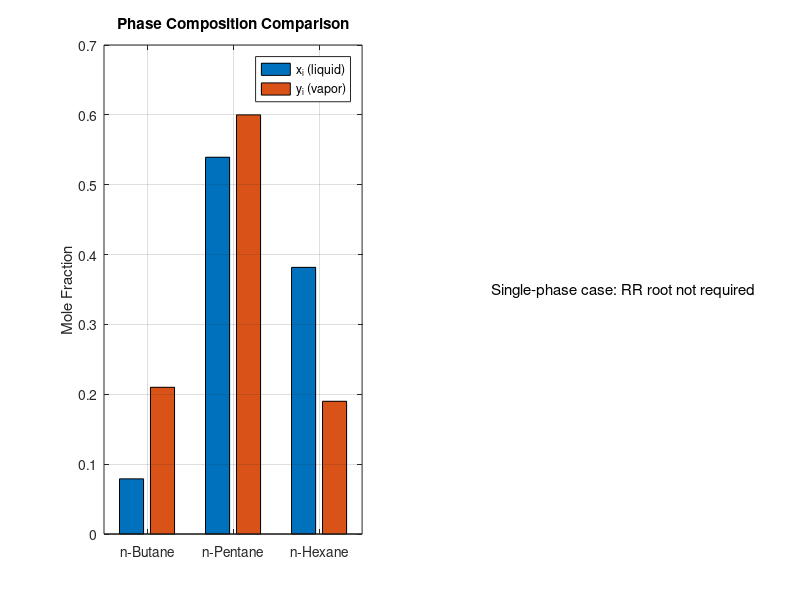

Write the MATLAB code that produced this figure.
% =========================================================================
% CHG 433: Chemical Engineering Analysis
% 2025/2026 Assignment II - Question 5 (Flash Vaporization)
%
% Feed: F = 100 lbmol/h
% z = [0.21 n-butane, 0.60 n-pentane, 0.19 n-hexane]
% Operating conditions: P = 10 atm, T = 270 degF
%
% Objective:
% 1) Set up and solve flash equations
% 2) Determine V, L, xi, yi
% 3) Provide validation and comparison-ready outputs
%
% Note:
% 
% .
% =========================================================================

clc; clear; close all;

fprintf('=============================================================\n');
fprintf(' CHG 433 Assignment II - Q5 Flash Calculation (MATLAB)\n');
fprintf('=============================================================\n\n');

%% ------------------------- GIVEN DATA ------------------------------------
F = 100.0;                  % lbmol/h
z = [0.21; 0.60; 0.19];     % feed mole fractions [C4, C5, C6]
comp = {'n-Butane','n-Pentane','n-Hexane'};

P = 10.0;                   % atm
T_F = 270.0;                % degF
T_K = (T_F - 32)*(5/9) + 273.15;   % K

% Critical properties (approximate accepted values for hydrocarbons)
Tc = [425.12; 469.70; 507.60];     % K
Pc = [37.96; 33.70; 30.25];        % atm
w  = [0.200; 0.251; 0.301];        % acentric factor

%% ----------------- MODEL EQUATIONS (FLASH, IDEAL VLE) -------------------
% VLE relation: yi = Ki*xi
% Component balance: F*zi = L*xi + V*yi
% Total balance: F = L + V
% Rachford-Rice equation in beta = V/F:
% f(beta) = sum[ zi*(Ki-1)/(1 + beta*(Ki-1)) ] = 0

% Wilson Ki correlation
K = (Pc./P).*exp(5.373.*(1 + w).*(1 - Tc./T_K));

fprintf('Operating T = %.2f K, P = %.2f atm\n', T_K, P);
fprintf('Estimated Ki values (Wilson):\n');
for i = 1:3
    fprintf('  %-10s : K = %.6f\n', comp{i}, K(i));
end
fprintf('\n');

%% ----------------- PHASE FEASIBILITY CHECK ------------------------------
S1 = sum(z.*K);      % at beta = 0 => sum(zKi)
S2 = sum(z./K);      % at beta = 1 => sum(z/Ki)

if (S1 <= 1)
    % All liquid
    beta = 0;
    V = 0; L = F;
    x = z;
    y = K.*x; y = y/sum(y);  % normalized hypothetical vapor
    phaseMsg = 'Single-phase LIQUID predicted at these conditions.';
elseif (S2 <= 1)
    % All vapor
    beta = 1;
    V = F; L = 0;
    y = z;
    x = y./K; x = x/sum(x);  % normalized hypothetical liquid
    phaseMsg = 'Single-phase VAPOR predicted at these conditions.';
else
    % Two-phase flash
    rr = @(b) sum(z.*(K-1)./(1 + b.*(K-1)));
    beta = fzero(rr, [0,1]);   % robust bracket
    V = beta*F;
    L = F - V;

    x = z ./ (1 + beta.*(K-1));
    y = K .* x;

    % normalize (to remove tiny floating errors)
    x = x/sum(x);
    y = y/sum(y);

    phaseMsg = 'Two-phase VLE flash solution obtained.';
end

%% ----------------------- PRINT RESULTS -----------------------------------
fprintf('--- FLASH RESULTS ---\n');
fprintf('%s\n\n', phaseMsg);
fprintf('Vapor fraction, beta = V/F = %.8f\n', beta);
fprintf('Vapor flow,   V = %.6f lbmol/h\n', V);
fprintf('Liquid flow,  L = %.6f lbmol/h\n\n', L);

fprintf('Phase compositions:\n');
fprintf('-------------------------------------------------------------\n');
fprintf('%-12s   z_i         x_i (liquid)   y_i (vapor)\n', 'Component');
fprintf('-------------------------------------------------------------\n');
for i = 1:3
    fprintf('%-12s   %.6f     %.6f       %.6f\n', comp{i}, z(i), x(i), y(i));
end
fprintf('-------------------------------------------------------------\n\n');

%% ----------------------- VALIDATIONS -------------------------------------
fprintf('--- VALIDATION CHECKS ---\n');

% 1) Summation checks
sumx = sum(x); sumy = sum(y); sumz = sum(z);
fprintf('Sum z_i = %.12f (should be 1)\n', sumz);
fprintf('Sum x_i = %.12f (should be 1)\n', sumx);
fprintf('Sum y_i = %.12f (should be 1)\n', sumy);

% 2) Total balance
total_res = F - (L + V);
fprintf('Overall balance residual: F-(L+V) = %.12e\n', total_res);

% 3) Component balances
res_comp = F*z - (L*x + V*y);
fprintf('Component balance residuals Fz-(Lx+Vy):\n');
for i = 1:3
    fprintf('  %-10s : %.12e\n', comp{i}, res_comp(i));
end

% 4) Equilibrium checks yi/(Ki*xi) should be 1
eq_ratio = y./(K.*x);
fprintf('Equilibrium ratio check y/(Kx):\n');
for i = 1:3
    fprintf('  %-10s : %.12f\n', comp{i}, eq_ratio(i));
end
fprintf('\n');

%% --------------------- COMPARISON TEMPLATE (DWSIM) ----------------------
fprintf('--- COMPARISON TEMPLATE (Fill DWSIM values in report) ---\n');
fprintf('Parameter                     MATLAB Value\n');
fprintf('V (lbmol/h)                  %12.6f\n', V);
fprintf('L (lbmol/h)                  %12.6f\n', L);
fprintf('x_n-Butane                   %12.6f\n', x(1));
fprintf('x_n-Pentane                  %12.6f\n', x(2));
fprintf('x_n-Hexane                   %12.6f\n', x(3));
fprintf('y_n-Butane                   %12.6f\n', y(1));
fprintf('y_n-Pentane                  %12.6f\n', y(2));
fprintf('y_n-Hexane                   %12.6f\n', y(3));
fprintf('\n');

%% --------------------------- PLOTS ---------------------------------------
% Plot 1: Liquid vs Vapor composition by component
figure('Color','w','Name','Q5 Flash Results');
subplot(1,2,1);
bar([x y], 'grouped');
set(gca,'XTickLabel',comp,'FontSize',10);
ylabel('Mole Fraction');
legend('x_i (liquid)','y_i (vapor)','Location','best');
title('Phase Composition Comparison');
grid on;

% Plot 2: Rachford-Rice function vs beta
subplot(1,2,2);
if exist('rr','var')
    bgrid = linspace(0,1,300);
    fgrid = arrayfun(rr,bgrid);
    plot(bgrid,fgrid,'LineWidth',1.8); hold on;
    yline(0,'k--');
    xline(beta,'r--','LineWidth',1.2);
    xlabel('\beta = V/F');
    ylabel('f(\beta)');
    title('Rachford-Rice Function');
    grid on;
else
    text(0.1,0.5,'Single-phase case: RR root not required','FontSize',11);
    axis off;
end

%% ------------------- OPTIONAL SENSITIVITY TABLE --------------------------
% Useful for report discussion (not required but valuable)
fprintf('--- OPTIONAL: Pressure Sensitivity (T fixed) ---\n');
P_test = [6 8 10 12 14];   % atm
fprintf('P(atm)      beta(V/F)\n');
for pp = P_test
    Kp = (Pc./pp).*exp(5.373.*(1 + w).*(1 - Tc./T_K));
    S1p = sum(z.*Kp); S2p = sum(z./Kp);

    if S1p <= 1
        betap = 0;
    elseif S2p <= 1
        betap = 1;
    else
        rrp = @(b) sum(z.*(Kp-1)./(1 + b.*(Kp-1)));
        betap = fzero(rrp,[0,1]);
    end
    fprintf('%5.1f       %10.6f\n', pp, betap);
end

fprintf('\nDone. Script executed successfully.\n');
